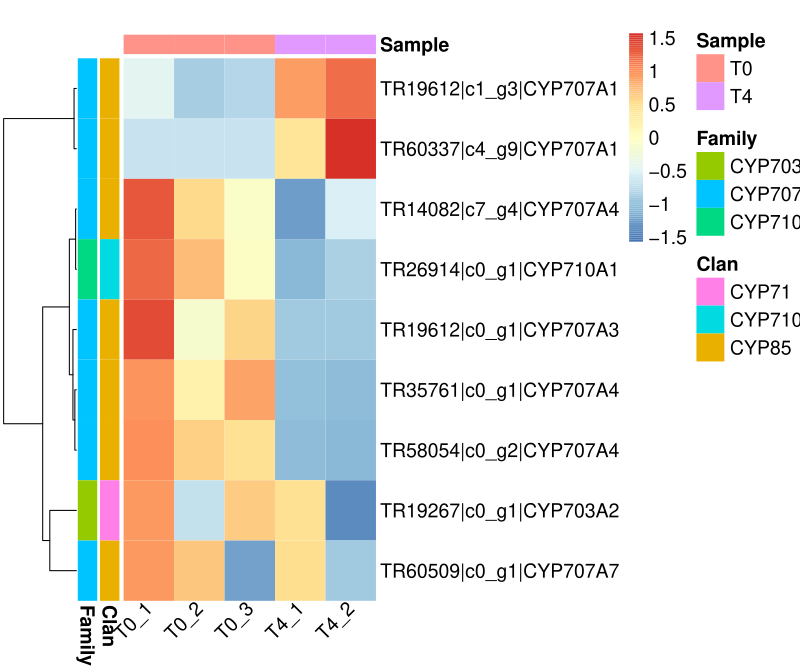

This figure's R source:
source('/opt/bin/s-plot/rFunction.R')

# installp("pheatmap",force = F)

library(grid)
library(pheatmap)

if(1){
	library(RColorBrewer)
}

#draw_colnames_custom <- function (coln, ...){
#	m = length(coln)
#	x = (1:m)/m - 1/2/m
#	grid.text(coln, x=x, y=unit(0.96, "npc"), vjust=.5, hjust=1,
#	rot=45, gp=gpar(...))
#}
#
#
##Ref:http://stackoverflow.com/questions/15505607/diagonal-labels-orientation-on-x-axis-in-heatmaps


# Get the function to edit trace(pheatmap:::draw_colnames,  edit=TRUE)
# in R console

find_coordinates = function(n, gaps, m=1:n) {
	if(length(gaps)==0){
		return(list(coord=unit(m/n, "npc"), size=unit(1/n,"npc")))
	}

	if(max(gaps)>n){
		stop("Gaps do not match matrix size")
	}

	size = (1/n)*(unit(1, "npc")-length(gaps)*unit("4", "bigpts"))

	gaps2 = apply(sapply(gaps, function(gap, x){x>gap}, m), 1, sum)
	coord = m * size + (gaps2 * unit("4", "bigpts"))

	return(list(coord=coord, size=size))
}


vjust <- 0
hjust <- 0.5

if(45==270){
	vjust <- 0.5
	hjust <- 0
}else if(45==45){
	vjust <- .5
	hjust <- 1
}else if(45==0){
	vjust <- 1
	hjust <- 0.5
}



draw_colnames_custom <- function (coln, gaps, ...){
	coord = find_coordinates(length(coln),  gaps)
	x = coord$coord - 0.5 * coord$size
	if (45  == 90){
		hjust = 1
		vjust = 0.5
	}
	if (45  == 45){
		hjust = 1
		vjust = 0.5
	}

	res = textGrob(coln, x=x, y=unit(1, "npc")-unit(3, "bigpts"),
		vjust = vjust, hjust=hjust, rot=45, gp=gpar(...))
	return(res)
}


# Overwrite default draw_colnames with your own version
assignInNamespace(x="draw_colnames", value="draw_colnames_custom", 
	ns=asNamespace("pheatmap"))

data <- read.table(file="heatmap_data.xls", sep="\t", header=T, row.names=1,
	check.names=F, quote="", comment="")

if ("FALSE" != "FALSE"){
	#data[data==0] <- 1.0000001
	#data[data==1] <- 1.0001
	data <- FALSE(data+1)
}

if (1 == 1){
	legend_breaks = NA
} else if (1 == 2){
	if (Inf == Inf){
		summary_v <- c(t(data))
		legend_breaks <- unique(c(seq(summary_v[1]*0.95,summary_v[2],length=6),
		  seq(summary_v[2],summary_v[3],length=6),
		  seq(summary_v[3],summary_v[5],length=5),
		  seq(summary_v[5],summary_v[6]*1.05,length=5)))
	} else {
		legend_breaks <- unique(c(seq(summary_v[1]*0.95, Inf,
		 length=10), seq(Inf,summary_v[6]*1.05,length=10)))
	}

	if("FALSE" != "FALSE"){
		legend_breaks <- prettyNum(legend_breaks, digits=FALSE)
	}
	
	print(col)
	print(legend_breaks)
} else {
	legend_breaks <- c()
}


if ("heatmap_row_anno.xls" != "NA") {
	annotation_row <- read.table(file="heatmap_row_anno.xls", header=T,
		row.names=1, sep="\t", quote="", check.names=F, comment="")
} else {
	annotation_row <- NA
}

if ("heatmap_col_anno.xls" != "NA") {
	annotation_col <- read.table(file="heatmap_col_anno.xls", header=T,
		row.names=1, sep="\t", quote="", check.names=F, comment="")
	# Do not remember what this is for?
	#levs <- unique(unlist(lapply(annotation_col, unique)))
	#annotation_col <- data.frame(lapply(annotation_col, factor,
	#	levels=levs), row.names=rownames(annotation_col))
} else {
	annotation_col <- NA
}

data[data>Inf] <- Inf
if ("-Inf" != "-Inf"){
	data[data<-Inf] <- -Inf
}

if ("function" == "function"){
	color_vector <- colorRampPalette(rev(brewer.pal(n=7, name="RdYlBu")))(100)
} else if ("function" == "vector"){
	colfunc <- colorRampPalette(colorRampPalette(rev(brewer.pal(n=7, name="RdYlBu")))(100), bias=1)
	color_vector <- colfunc(30)
} else {
	color_vector <- colorRampPalette(rev(brewer.pal(n=7, name="RdYlBu")))(100)
}

### control width and height add by lin dechun

if (!is.numeric(FALSE)) {
	if ("heatmap_row_anno.xls" != "NA" || "heatmap_col_anno.xls" != "NA") {
		temp1=ncol(data)+max(sapply(rownames(data),nchar))/10+4
	} else {
		temp1=ncol(data)+max(sapply(rownames(data),nchar))/10+2
	}

	temp2=nrow(data)+max(sapply(colnames(data),nchar))/10

	if (temp1 > temp2){
		temp2=temp2*(8/temp1)
		temp1=8
	} else{
		temp1=temp1*(8/temp2)
		temp2=8
	}

	pheatmap(data, kmean_k=NA, color=color_vector, 
	scale="row", border_color=NA,
	cluster_rows=TRUE, cluster_cols=FALSE, 
	breaks=legend_breaks, clustering_method="complete",
	clustering_distance_rows="correlation", 
	clustering_distance_cols="correlation", 
	legend_breaks=legend_breaks, show_rownames=TRUE, show_colnames=TRUE, 
	main="", annotation_col=annotation_col,
	annotation_row=annotation_row, 
	fontsize=14, filename=".//heatmap_data.xls.pheatmap.pdf", width=temp1,
	height=temp2)
}else{
	pheatmap(data, kmean_k=NA, color=color_vector, 
	scale="row", border_color=NA,
	cluster_rows=TRUE, cluster_cols=FALSE, 
	breaks=legend_breaks, clustering_method="complete",
	clustering_distance_rows="correlation", 
	clustering_distance_cols="correlation", 
	legend_breaks=legend_breaks, show_rownames=TRUE, show_colnames=TRUE, 
	main="", annotation_col=annotation_col,
	annotation_row=annotation_row, 
	fontsize=14, filename=".//heatmap_data.xls.pheatmap.pdf", width=FALSE,
	height=FALSE)
}

cat(system("/bin/rm -f Rplots.pdf",intern=TRUE))
